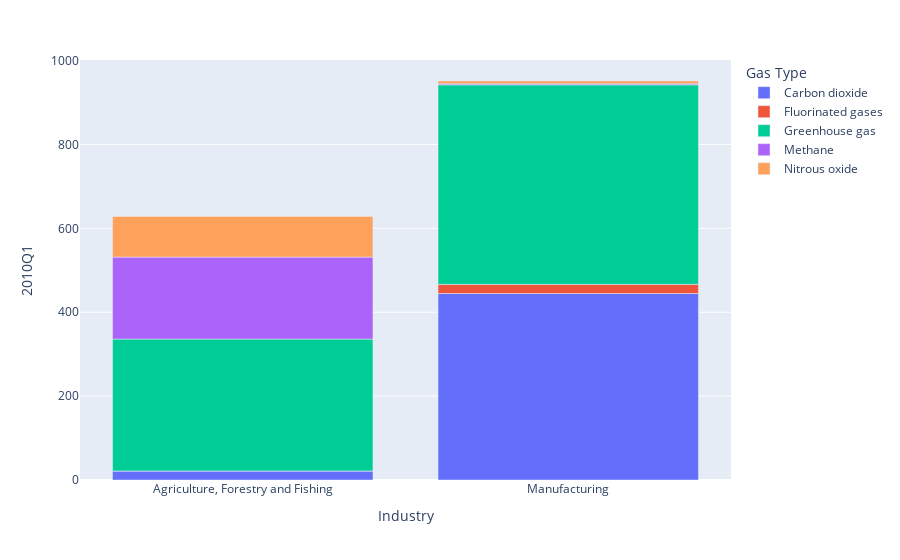

Notebook code cell kept with this figure:
### Code cell
fig = px.bar(industry_comparison, x='Industry', y='2010Q1', color='Gas Type')
fig.show()

#shows the different make ups of gas types for 2 different industries. Agriculture releases more methane which makes sense.

### Figure 1 — Plotly figure (JSON) as saved in the notebook; plotly's stock layout.template omitted (floating-point values rounded to 4 significant figures)
{"data": [{"alignmentgroup": "True", "hovertemplate": "Gas Type=Carbon dioxide<br>Industry=%{x}<br>2010Q1=%{y}<extra></extra>", "legendgroup": "Carbon dioxide", "marker": {"color": "#636efa", "pattern": {"shape": ""}}, "name": "Carbon dioxide", "offsetgroup": "Carbon dioxide", "orientation": "v", "showlegend": true, "textposition": "auto", "type": "bar", "x": ["Agriculture, Forestry and Fishing", "Manufacturing"], "xaxis": "x", "y": [21.62, 444.7], "yaxis": "y"}, {"alignmentgroup": "True", "hovertemplate": "Gas Type=Fluorinated gases<br>Industry=%{x}<br>2010Q1=%{y}<extra></extra>", "legendgroup": "Fluorinated gases", "marker": {"color": "#EF553B", "pattern": {"shape": ""}}, "name": "Fluorinated gases", "offsetgroup": "Fluorinated gases", "orientation": "v", "showlegend": true, "textposition": "auto", "type": "bar", "x": ["Agriculture, Forestry and Fishing", "Manufacturing"], "xaxis": "x", "y": [0.1033, 21.82], "yaxis": "y"}, {"alignmentgroup": "True", "hovertemplate": "Gas Type=Greenhouse gas<br>Industry=%{x}<br>2010Q1=%{y}<extra></extra>", "legendgroup": "Greenhouse gas", "marker": {"color": "#00cc96", "pattern": {"shape": ""}}, "name": "Greenhouse gas", "offsetgroup": "Greenhouse gas", "orientation": "v", "showlegend": true, "textposition": "auto", "type": "bar", "x": ["Agriculture, Forestry and Fishing", "Manufacturing"], "xaxis": "x", "y": [314.2, 475.7], "yaxis": "y"}, {"alignmentgroup": "True", "hovertemplate": "Gas Type=Methane<br>Industry=%{x}<br>2010Q1=%{y}<extra></extra>", "legendgroup": "Methane", "marker": {"color": "#ab63fa", "pattern": {"shape": ""}}, "name": "Methane", "offsetgroup": "Methane", "orientation": "v", "showlegend": true, "textposition": "auto", "type": "bar", "x": ["Agriculture, Forestry and Fishing", "Manufacturing"], "xaxis": "x", "y": [195.5, 2.628], "yaxis": "y"}, {"alignmentgroup": "True", "hovertemplate": "Gas Type=Nitrous oxide<br>Industry=%{x}<br>2010Q1=%{y}<extra></extra>", "legendgroup": "Nitrous oxide", "marker": {"color": "#FFA15A", "pattern": {"shape": ""}}, "name": "Nitrous oxide", "offsetgroup": "Nitrous oxide", "orientation": "v", "showlegend": true, "textposition": "auto", "type": "bar", "x": ["Agriculture, Forestry and Fishing", "Manufacturing"], "xaxis": "x", "y": [97.01, 6.542], "yaxis": "y"}], "layout": {"barmode": "relative", "legend": {"title": {"text": "Gas Type"}, "tracegroupgap": 0}, "margin": {"t": 60}, "xaxis": {"anchor": "y", "domain": [0, 1], "title": {"text": "Industry"}}, "yaxis": {"anchor": "x", "domain": [0, 1], "title": {"text": "2010Q1"}}}}
